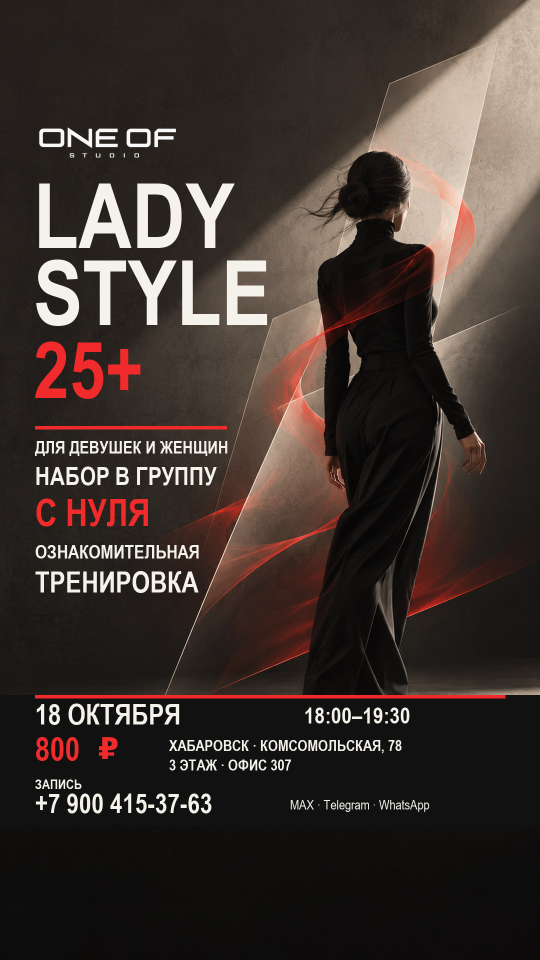
#> input picture assets/web/vk-ads/lady-style-aura-story-9x16.jpg, 1080 x 1920 px, given in place of lady-style-motion-aura-detail.png, which was not available (shown at 1/2 size)
$ python render_lady_style_aura_editorial.py
#> lines starting #> are read from the running program, lines starting #| are printed output that depends on the picture; pictures that were not available may be replaced by others from this repository, and a replacement may not be noted
"""Export the approved aura detail story with a restrained two-font system."""

from pathlib import Path

from PIL import Image, ImageDraw, ImageFont


ROOT = Path(__file__).resolve().parents[1]
SOURCE = ROOT / "assets/originals/events/lady-style-motion-aura-detail.png"
OUTPUT = ROOT / "assets/web/vk-ads/lady-style-motion-aura-detail-story-9x16.jpg"
W, H = 1080, 1920
BLACK = (17, 17, 17)
IVORY = (245, 242, 236)
RED = (241, 43, 43)
FONTS = Path("C:/Windows/Fonts")


def face(filename, size):
    return ImageFont.truetype(str(FONTS / filename), size)


def render():
    source = Image.open(SOURCE).convert("RGB")
#> source is the input picture: PIL image 1080x1920 RGB; mean R, G, B 61.8, 51.4, 46.4
    canvas = source.resize((W, H), Image.Resampling.LANCZOS)

    # Let the approved shoulder, arm and hip remain the image's focal point.
    veil = Image.new("RGBA", (W, 1390), (0, 0, 0, 0))
#> veil: PIL image 1080x1390 RGBA; every value is 0
    vd = ImageDraw.Draw(veil)
    for x in range(700):
        alpha = round(42 * (1 - x / 700))
        vd.line((x, 0, x, 1390), fill=(0, 0, 0, alpha))
    canvas.paste(veil, (0, 0), veil)
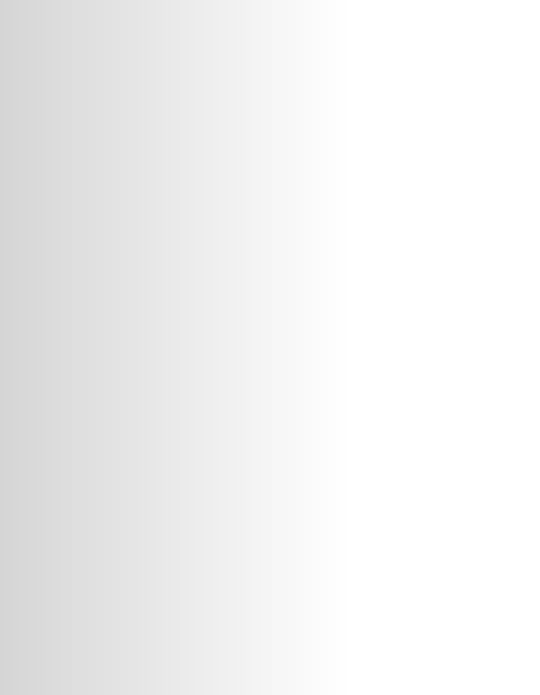
#> veil: PIL image 1080x1390 RGBA (shown at 1/2 size); mean R, G, B, A 0, 0, 0, 13.6; transparent parts drawn white
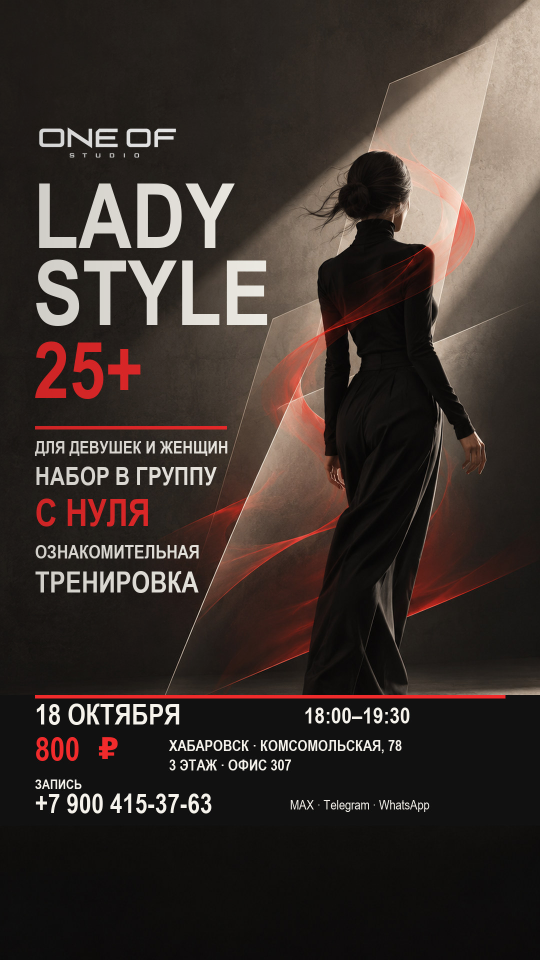
#> canvas: PIL image 1080x1920 RGB (shown at 1/2 size); mean R, G, B 59.2, 49.2, 44.4
    draw = ImageDraw.Draw(canvas)

    def put(x, y, value, filename, size, color=IVORY):
        draw.text((x, y), value, font=face(filename, size), fill=color, anchor="lt")

    logo = Image.open(ROOT / "brand_assets/web/logo.png").convert("RGBA")
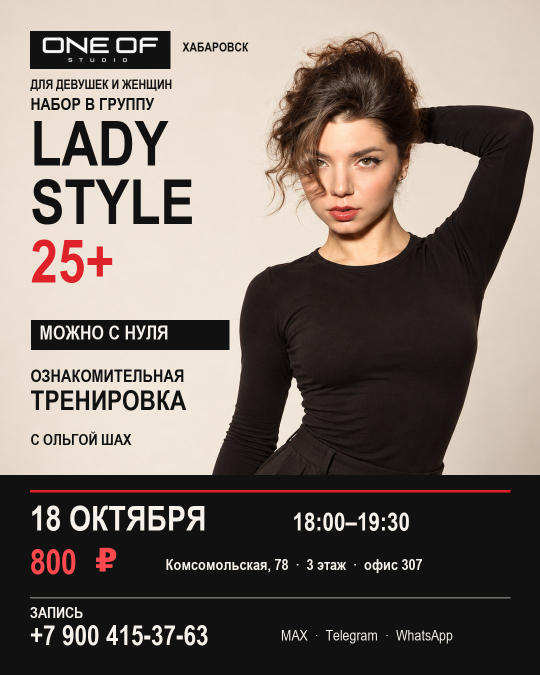
#> input picture assets/web/vk-ads/lady-style-intro-18-october-4x5.jpg, 1080 x 1350 px, given in place of logo.png, which was not available (shown at 1/2 size)
    logo.thumbnail((270, 75), Image.Resampling.LANCZOS)
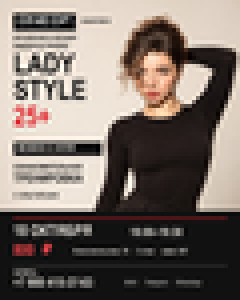
#> logo: PIL image 60x75 RGBA (shown 4 times larger); mean R, G, B, A 122.9, 112.2, 105, 255
    canvas.paste(logo, (73, 248), logo)

    put(66, 354, "LADY", "GARA.TTF", 185)
    put(66, 525, "STYLE", "GARA.TTF", 185)
    put(70, 724, "25+", "GARA.TTF", 112, RED)
    draw.line((70, 854, 485, 854), fill=IVORY, width=2)

    put(70, 882, "ДЛЯ ДЕВУШЕК И ЖЕНЩИН", "segoeui.ttf", 30)
    put(70, 936, "НАБОР В ГРУППУ С НУЛЯ", "seguisb.ttf", 33)
    put(70, 1030, "ОЗНАКОМИТЕЛЬНАЯ", "segoeui.ttf", 37)
    put(70, 1087, "ТРЕНИРОВКА", "segoeui.ttf", 54)
    put(70, 1207, "С ОЛЬГОЙ ШАХ · В СТУДИИ", "segoeui.ttf", 29)

    draw.rectangle((0, 1390, W, 1650), fill=BLACK)
    draw.line((70, 1391, 1010, 1391), fill=IVORY, width=2)
    put(70, 1410, "18 ОКТЯБРЯ", "segoeui.ttf", 51)
    put(630, 1418, "18:00–19:30", "segoeui.ttf", 40)
    put(70, 1480, "800 ₽", "seguisb.ttf", 58, RED)
    put(338, 1480, "ХАБАРОВСК · КОМСОМОЛЬСКАЯ, 78", "segoeui.ttf", 28)
    put(338, 1522, "3 ЭТАЖ · ОФИС 307", "segoeui.ttf", 28)
    put(70, 1565, "ЗАПИСЬ", "segoeui.ttf", 24)
    put(70, 1592, "+7 900 415-37-63", "seguisb.ttf", 49)
    put(580, 1600, "MAX · Telegram · WhatsApp", "segoeui.ttf", 26)

    OUTPUT.parent.mkdir(parents=True, exist_ok=True)
    canvas.save(OUTPUT, "JPEG", quality=88, subsampling=0, optimize=True)
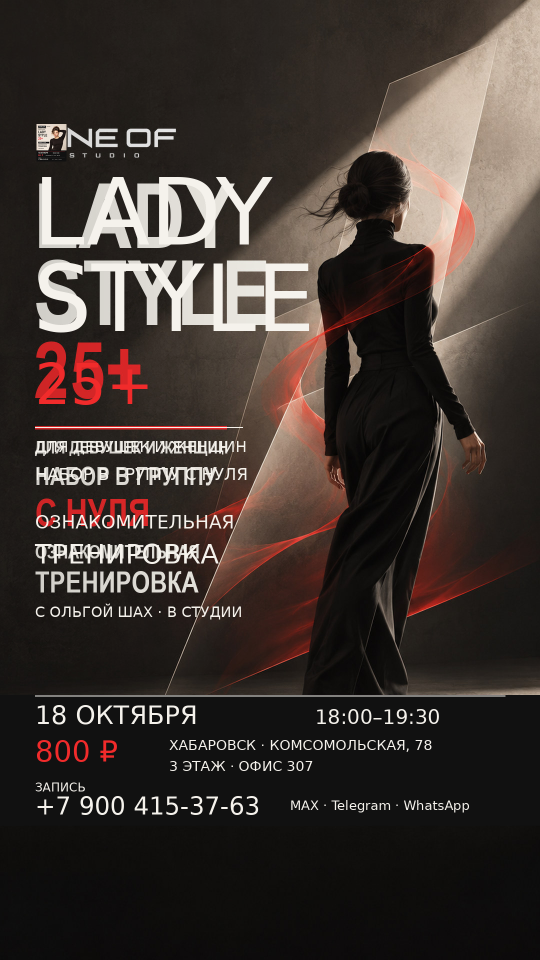
#> saved as lady-style-motion-aura-detail-story-9x16.jpg: PIL image 1080x1920 RGB (shown at 1/2 size); mean R, G, B 62.5, 53.1, 48.3
#> (the run stopped early here; a loop or call above may not have finished)
